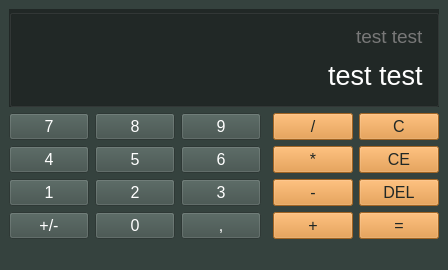
<?xml version="1.0" encoding="UTF-8"?>
<ui version="4.0">
 <class>Calculator</class>
 <widget class="QMainWindow" name="Calculator">
  <property name="geometry">
   <rect>
    <x>0</x>
    <y>0</y>
    <width>417</width>
    <height>270</height>
   </rect>
  </property>
  <property name="windowTitle">
   <string>Calculator</string>
  </property>
  <property name="styleSheet">
   <string notr="true">background-color: rgb(53, 66, 62);
color: rgb(255, 255, 255);</string>
  </property>
  <widget class="QWidget" name="centralwidget">
   <layout class="QGridLayout" name="gridLayout_2">
    <item row="4" column="1">
     <widget class="QPushButton" name="btn_0">
      <property name="sizePolicy">
       <sizepolicy hsizetype="Minimum" vsizetype="Preferred">
        <horstretch>0</horstretch>
        <verstretch>0</verstretch>
       </sizepolicy>
      </property>
      <property name="font">
       <font>
        <family>Segoe UI</family>
        <pointsize>12</pointsize>
       </font>
      </property>
      <property name="styleSheet">
       <string notr="true">QPushButton{
	background-color: rgb(64, 79, 74);
}
QPushButton:pressed{
	background-color: rgb(44, 53, 50);
}</string>
      </property>
      <property name="text">
       <string>0</string>
      </property>
      <property name="shortcut">
       <string>0</string>
      </property>
     </widget>
    </item>
    <item row="4" column="5">
     <widget class="QPushButton" name="btn_eq">
      <property name="sizePolicy">
       <sizepolicy hsizetype="Minimum" vsizetype="Preferred">
        <horstretch>0</horstretch>
        <verstretch>0</verstretch>
       </sizepolicy>
      </property>
      <property name="font">
       <font>
        <family>Segoe UI</family>
        <pointsize>12</pointsize>
       </font>
      </property>
      <property name="styleSheet">
       <string notr="true">QPushButton {
	color: rgb(33, 40, 38);
	background-color: rgb(225, 140, 49);
}
QPushButton:pressed {
	color: rgb(33, 40, 38);
	background-color: rgb(167, 100, 28);
}</string>
      </property>
      <property name="text">
       <string>=</string>
      </property>
      <property name="shortcut">
       <string>Enter</string>
      </property>
     </widget>
    </item>
    <item row="3" column="2">
     <widget class="QPushButton" name="btn_3">
      <property name="sizePolicy">
       <sizepolicy hsizetype="Minimum" vsizetype="Preferred">
        <horstretch>0</horstretch>
        <verstretch>0</verstretch>
       </sizepolicy>
      </property>
      <property name="font">
       <font>
        <family>Segoe UI</family>
        <pointsize>12</pointsize>
       </font>
      </property>
      <property name="styleSheet">
       <string notr="true">QPushButton{
	background-color: rgb(64, 79, 74);
}
QPushButton:pressed{
	background-color: rgb(44, 53, 50);
}</string>
      </property>
      <property name="text">
       <string>3</string>
      </property>
      <property name="shortcut">
       <string>3</string>
      </property>
     </widget>
    </item>
    <item row="3" column="1">
     <widget class="QPushButton" name="btn_2">
      <property name="sizePolicy">
       <sizepolicy hsizetype="Minimum" vsizetype="Preferred">
        <horstretch>0</horstretch>
        <verstretch>0</verstretch>
       </sizepolicy>
      </property>
      <property name="font">
       <font>
        <family>Segoe UI</family>
        <pointsize>12</pointsize>
       </font>
      </property>
      <property name="styleSheet">
       <string notr="true">QPushButton{
	background-color: rgb(64, 79, 74);
}
QPushButton:pressed{
	background-color: rgb(44, 53, 50);
}</string>
      </property>
      <property name="text">
       <string>2</string>
      </property>
      <property name="shortcut">
       <string>2</string>
      </property>
     </widget>
    </item>
    <item row="4" column="4">
     <widget class="QPushButton" name="btn_add">
      <property name="sizePolicy">
       <sizepolicy hsizetype="Minimum" vsizetype="Preferred">
        <horstretch>0</horstretch>
        <verstretch>0</verstretch>
       </sizepolicy>
      </property>
      <property name="font">
       <font>
        <family>Segoe UI</family>
        <pointsize>12</pointsize>
       </font>
      </property>
      <property name="styleSheet">
       <string notr="true">QPushButton {
	color: rgb(33, 40, 38);
	background-color: rgb(225, 140, 49);
}
QPushButton:pressed {
	color: rgb(33, 40, 38);
	background-color: rgb(167, 100, 28);
}</string>
      </property>
      <property name="text">
       <string>+</string>
      </property>
      <property name="shortcut">
       <string>+</string>
      </property>
     </widget>
    </item>
    <item row="1" column="2">
     <widget class="QPushButton" name="btn_9">
      <property name="sizePolicy">
       <sizepolicy hsizetype="Minimum" vsizetype="Preferred">
        <horstretch>0</horstretch>
        <verstretch>0</verstretch>
       </sizepolicy>
      </property>
      <property name="font">
       <font>
        <family>Segoe UI</family>
        <pointsize>12</pointsize>
       </font>
      </property>
      <property name="styleSheet">
       <string notr="true">QPushButton{
	background-color: rgb(64, 79, 74);
}
QPushButton:pressed{
	background-color: rgb(44, 53, 50);
}</string>
      </property>
      <property name="text">
       <string>9</string>
      </property>
      <property name="shortcut">
       <string>9</string>
      </property>
     </widget>
    </item>
    <item row="1" column="1">
     <widget class="QPushButton" name="btn_8">
      <property name="sizePolicy">
       <sizepolicy hsizetype="Minimum" vsizetype="Preferred">
        <horstretch>0</horstretch>
        <verstretch>0</verstretch>
       </sizepolicy>
      </property>
      <property name="font">
       <font>
        <family>Segoe UI</family>
        <pointsize>12</pointsize>
       </font>
      </property>
      <property name="styleSheet">
       <string notr="true">QPushButton{
	background-color: rgb(64, 79, 74);
}
QPushButton:pressed{
	background-color: rgb(44, 53, 50);
}</string>
      </property>
      <property name="text">
       <string>8</string>
      </property>
      <property name="shortcut">
       <string>8</string>
      </property>
     </widget>
    </item>
    <item row="3" column="4">
     <widget class="QPushButton" name="btn_sub">
      <property name="sizePolicy">
       <sizepolicy hsizetype="Minimum" vsizetype="Preferred">
        <horstretch>0</horstretch>
        <verstretch>0</verstretch>
       </sizepolicy>
      </property>
      <property name="font">
       <font>
        <family>Segoe UI</family>
        <pointsize>12</pointsize>
       </font>
      </property>
      <property name="styleSheet">
       <string notr="true">QPushButton {
	color: rgb(33, 40, 38);
	background-color: rgb(225, 140, 49);
}
QPushButton:pressed {
	color: rgb(33, 40, 38);
	background-color: rgb(167, 100, 28);
}</string>
      </property>
      <property name="text">
       <string>-</string>
      </property>
      <property name="shortcut">
       <string>-</string>
      </property>
     </widget>
    </item>
    <item row="1" column="4">
     <widget class="QPushButton" name="btn_div">
      <property name="sizePolicy">
       <sizepolicy hsizetype="Minimum" vsizetype="Preferred">
        <horstretch>0</horstretch>
        <verstretch>0</verstretch>
       </sizepolicy>
      </property>
      <property name="font">
       <font>
        <family>Segoe UI</family>
        <pointsize>12</pointsize>
       </font>
      </property>
      <property name="styleSheet">
       <string notr="true">QPushButton {
	color: rgb(33, 40, 38);
	background-color: rgb(225, 140, 49);
}
QPushButton:pressed {
	color: rgb(33, 40, 38);
	background-color: rgb(167, 100, 28);
}</string>
      </property>
      <property name="text">
       <string>/</string>
      </property>
      <property name="shortcut">
       <string>/</string>
      </property>
     </widget>
    </item>
    <item row="2" column="2">
     <widget class="QPushButton" name="btn_6">
      <property name="sizePolicy">
       <sizepolicy hsizetype="Minimum" vsizetype="Preferred">
        <horstretch>0</horstretch>
        <verstretch>0</verstretch>
       </sizepolicy>
      </property>
      <property name="font">
       <font>
        <family>Segoe UI</family>
        <pointsize>12</pointsize>
       </font>
      </property>
      <property name="styleSheet">
       <string notr="true">QPushButton{
	background-color: rgb(64, 79, 74);
}
QPushButton:pressed{
	background-color: rgb(44, 53, 50);
}</string>
      </property>
      <property name="text">
       <string>6</string>
      </property>
      <property name="shortcut">
       <string>6</string>
      </property>
     </widget>
    </item>
    <item row="0" column="0" colspan="6">
     <widget class="QGroupBox" name="display">
      <property name="sizePolicy">
       <sizepolicy hsizetype="Preferred" vsizetype="Expanding">
        <horstretch>0</horstretch>
        <verstretch>0</verstretch>
       </sizepolicy>
      </property>
      <property name="styleSheet">
       <string notr="true">background-color: rgb(33, 40, 38);</string>
      </property>
      <property name="title">
       <string/>
      </property>
      <layout class="QGridLayout" name="gridLayout">
       <item row="0" column="0">
        <widget class="QLineEdit" name="line_top">
         <property name="sizePolicy">
          <sizepolicy hsizetype="Preferred" vsizetype="Maximum">
           <horstretch>0</horstretch>
           <verstretch>0</verstretch>
          </sizepolicy>
         </property>
         <property name="font">
          <font>
           <family>Segoe UI</family>
           <pointsize>14</pointsize>
          </font>
         </property>
         <property name="styleSheet">
          <string notr="true">QLineEdit {
	
	color: rgb(120, 120, 120);
	border:  1px rgb(33, 40, 38);
}</string>
         </property>
         <property name="text">
          <string>test test</string>
         </property>
         <property name="alignment">
          <set>Qt::AlignRight|Qt::AlignTrailing|Qt::AlignVCenter</set>
         </property>
         <property name="readOnly">
          <bool>true</bool>
         </property>
        </widget>
       </item>
       <item row="1" column="0">
        <widget class="QLineEdit" name="line_bottom">
         <property name="sizePolicy">
          <sizepolicy hsizetype="Preferred" vsizetype="Expanding">
           <horstretch>0</horstretch>
           <verstretch>0</verstretch>
          </sizepolicy>
         </property>
         <property name="font">
          <font>
           <family>Segoe UI</family>
           <pointsize>20</pointsize>
          </font>
         </property>
         <property name="styleSheet">
          <string notr="true">QLineEdit {
	border:  1px rgb(33, 40, 38);
}</string>
         </property>
         <property name="text">
          <string>test test</string>
         </property>
         <property name="alignment">
          <set>Qt::AlignRight|Qt::AlignTrailing|Qt::AlignVCenter</set>
         </property>
        </widget>
       </item>
      </layout>
     </widget>
    </item>
    <item row="1" column="5">
     <widget class="QPushButton" name="btn_reset">
      <property name="sizePolicy">
       <sizepolicy hsizetype="Minimum" vsizetype="Preferred">
        <horstretch>0</horstretch>
        <verstretch>0</verstretch>
       </sizepolicy>
      </property>
      <property name="font">
       <font>
        <family>Segoe UI</family>
        <pointsize>12</pointsize>
       </font>
      </property>
      <property name="styleSheet">
       <string notr="true">QPushButton {
	color: rgb(33, 40, 38);
	background-color: rgb(225, 140, 49);
}
QPushButton:pressed {
	color: rgb(33, 40, 38);
	background-color: rgb(167, 100, 28);
}</string>
      </property>
      <property name="text">
       <string>C</string>
      </property>
     </widget>
    </item>
    <item row="3" column="5">
     <widget class="QPushButton" name="btn_del">
      <property name="sizePolicy">
       <sizepolicy hsizetype="Minimum" vsizetype="Preferred">
        <horstretch>0</horstretch>
        <verstretch>0</verstretch>
       </sizepolicy>
      </property>
      <property name="font">
       <font>
        <family>Segoe UI</family>
        <pointsize>12</pointsize>
       </font>
      </property>
      <property name="styleSheet">
       <string notr="true">QPushButton {
	color: rgb(33, 40, 38);
	background-color: rgb(225, 140, 49);
}
QPushButton:pressed {
	color: rgb(33, 40, 38);
	background-color: rgb(167, 100, 28);
}</string>
      </property>
      <property name="text">
       <string>DEL</string>
      </property>
     </widget>
    </item>
    <item row="2" column="5">
     <widget class="QPushButton" name="btn_reset_last">
      <property name="sizePolicy">
       <sizepolicy hsizetype="Minimum" vsizetype="Preferred">
        <horstretch>0</horstretch>
        <verstretch>0</verstretch>
       </sizepolicy>
      </property>
      <property name="font">
       <font>
        <family>Segoe UI</family>
        <pointsize>12</pointsize>
       </font>
      </property>
      <property name="styleSheet">
       <string notr="true">QPushButton {
	color: rgb(33, 40, 38);
	background-color: rgb(225, 140, 49);
}
QPushButton:pressed {
	color: rgb(33, 40, 38);
	background-color: rgb(167, 100, 28);
}</string>
      </property>
      <property name="text">
       <string>CE</string>
      </property>
     </widget>
    </item>
    <item row="1" column="0">
     <widget class="QPushButton" name="btn_7">
      <property name="sizePolicy">
       <sizepolicy hsizetype="Minimum" vsizetype="Preferred">
        <horstretch>0</horstretch>
        <verstretch>0</verstretch>
       </sizepolicy>
      </property>
      <property name="font">
       <font>
        <family>Segoe UI</family>
        <pointsize>12</pointsize>
       </font>
      </property>
      <property name="styleSheet">
       <string notr="true">QPushButton{
	background-color: rgb(64, 79, 74);
}
QPushButton:pressed{
	background-color: rgb(44, 53, 50);
}</string>
      </property>
      <property name="text">
       <string>7</string>
      </property>
      <property name="shortcut">
       <string>7</string>
      </property>
     </widget>
    </item>
    <item row="3" column="0">
     <widget class="QPushButton" name="btn_1">
      <property name="sizePolicy">
       <sizepolicy hsizetype="Minimum" vsizetype="Preferred">
        <horstretch>0</horstretch>
        <verstretch>0</verstretch>
       </sizepolicy>
      </property>
      <property name="font">
       <font>
        <family>Segoe UI</family>
        <pointsize>12</pointsize>
       </font>
      </property>
      <property name="styleSheet">
       <string notr="true">QPushButton{
	background-color: rgb(64, 79, 74);
}
QPushButton:pressed{
	background-color: rgb(44, 53, 50);
}</string>
      </property>
      <property name="text">
       <string>1</string>
      </property>
      <property name="shortcut">
       <string>1</string>
      </property>
     </widget>
    </item>
    <item row="2" column="1">
     <widget class="QPushButton" name="btn_5">
      <property name="sizePolicy">
       <sizepolicy hsizetype="Minimum" vsizetype="Preferred">
        <horstretch>0</horstretch>
        <verstretch>0</verstretch>
       </sizepolicy>
      </property>
      <property name="font">
       <font>
        <family>Segoe UI</family>
        <pointsize>12</pointsize>
       </font>
      </property>
      <property name="styleSheet">
       <string notr="true">QPushButton{
	background-color: rgb(64, 79, 74);
}
QPushButton:pressed{
	background-color: rgb(44, 53, 50);
}</string>
      </property>
      <property name="text">
       <string>5</string>
      </property>
      <property name="shortcut">
       <string>5</string>
      </property>
     </widget>
    </item>
    <item row="2" column="4">
     <widget class="QPushButton" name="btn_mult">
      <property name="sizePolicy">
       <sizepolicy hsizetype="Minimum" vsizetype="Preferred">
        <horstretch>0</horstretch>
        <verstretch>0</verstretch>
       </sizepolicy>
      </property>
      <property name="font">
       <font>
        <family>Segoe UI</family>
        <pointsize>12</pointsize>
       </font>
      </property>
      <property name="styleSheet">
       <string notr="true">QPushButton {
	color: rgb(33, 40, 38);
	background-color: rgb(225, 140, 49);
}
QPushButton:pressed {
	color: rgb(33, 40, 38);
	background-color: rgb(167, 100, 28);
}</string>
      </property>
      <property name="text">
       <string>*</string>
      </property>
      <property name="shortcut">
       <string>*</string>
      </property>
     </widget>
    </item>
    <item row="2" column="0">
     <widget class="QPushButton" name="btn_4">
      <property name="sizePolicy">
       <sizepolicy hsizetype="Minimum" vsizetype="Preferred">
        <horstretch>0</horstretch>
        <verstretch>0</verstretch>
       </sizepolicy>
      </property>
      <property name="font">
       <font>
        <family>Segoe UI</family>
        <pointsize>12</pointsize>
       </font>
      </property>
      <property name="styleSheet">
       <string notr="true">QPushButton{
	background-color: rgb(64, 79, 74);
}
QPushButton:pressed{
	background-color: rgb(44, 53, 50);
}</string>
      </property>
      <property name="text">
       <string>4</string>
      </property>
      <property name="shortcut">
       <string>4</string>
      </property>
     </widget>
    </item>
    <item row="4" column="0">
     <widget class="QPushButton" name="btn_change_sign">
      <property name="sizePolicy">
       <sizepolicy hsizetype="Minimum" vsizetype="Preferred">
        <horstretch>0</horstretch>
        <verstretch>0</verstretch>
       </sizepolicy>
      </property>
      <property name="font">
       <font>
        <family>Segoe UI</family>
        <pointsize>12</pointsize>
       </font>
      </property>
      <property name="styleSheet">
       <string notr="true">QPushButton{
	background-color: rgb(64, 79, 74);
}
QPushButton:pressed{
	background-color: rgb(44, 53, 50);
}</string>
      </property>
      <property name="text">
       <string>+/-</string>
      </property>
      <property name="shortcut">
       <string>Backspace</string>
      </property>
     </widget>
    </item>
    <item row="4" column="2">
     <widget class="QPushButton" name="btn_dot">
      <property name="sizePolicy">
       <sizepolicy hsizetype="Minimum" vsizetype="Preferred">
        <horstretch>0</horstretch>
        <verstretch>0</verstretch>
       </sizepolicy>
      </property>
      <property name="font">
       <font>
        <family>Segoe UI</family>
        <pointsize>12</pointsize>
       </font>
      </property>
      <property name="styleSheet">
       <string notr="true">QPushButton{
	background-color: rgb(64, 79, 74);
}
QPushButton:pressed{
	background-color: rgb(44, 53, 50);
}</string>
      </property>
      <property name="text">
       <string>,</string>
      </property>
      <property name="shortcut">
       <string>.</string>
      </property>
     </widget>
    </item>
   </layout>
  </widget>
  <widget class="QStatusBar" name="statusBar"/>
 </widget>
 <resources/>
 <connections/>
</ui>
